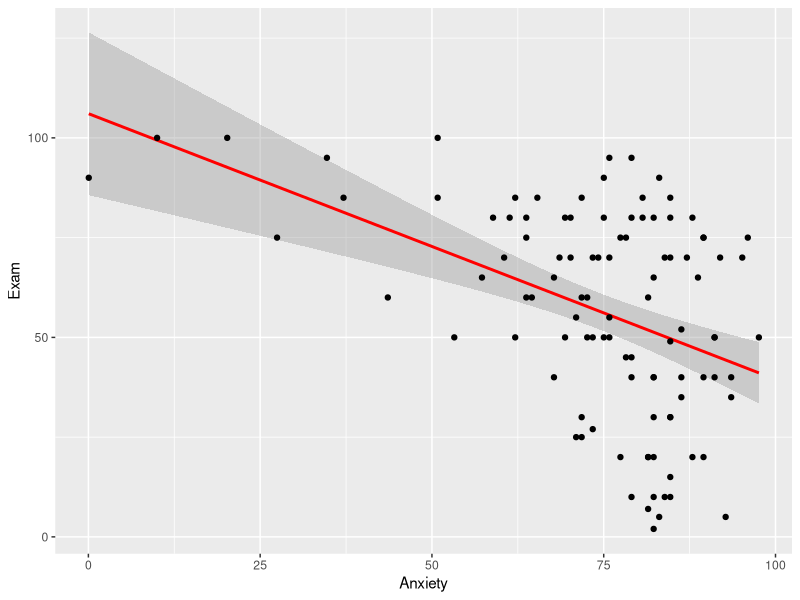
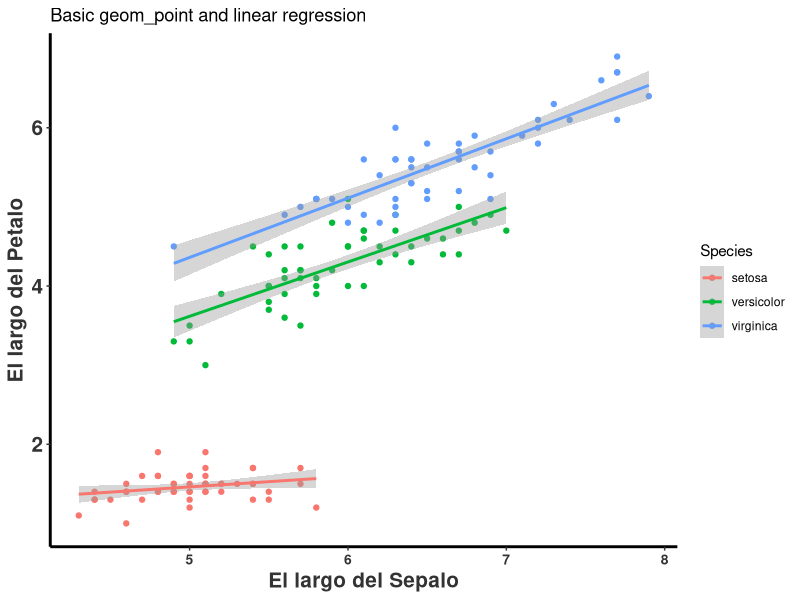
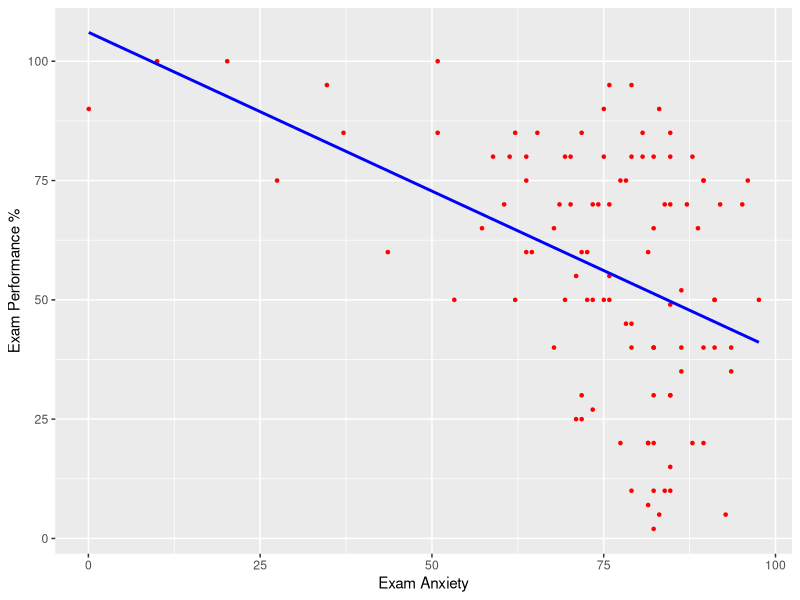
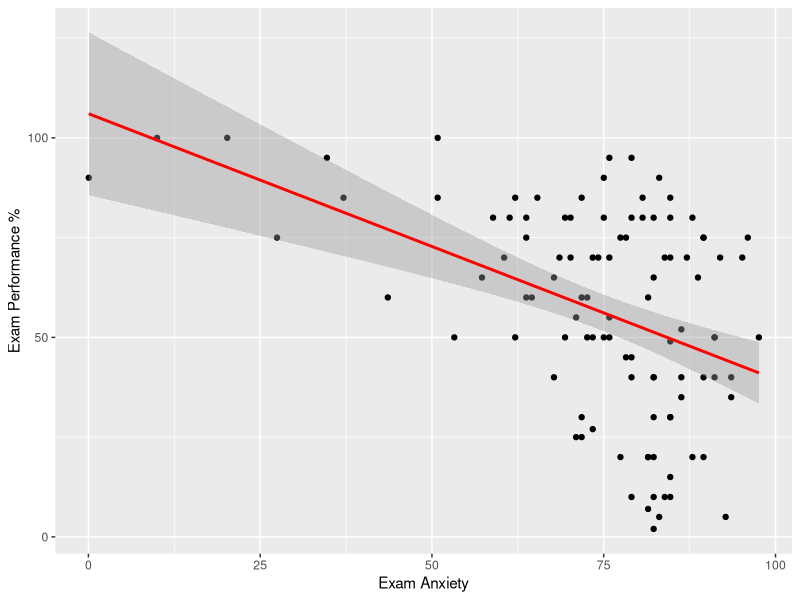
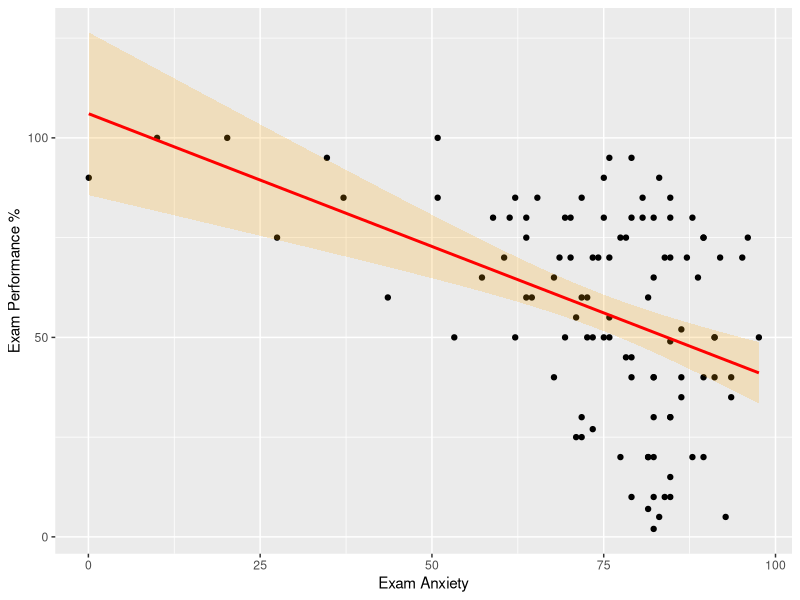
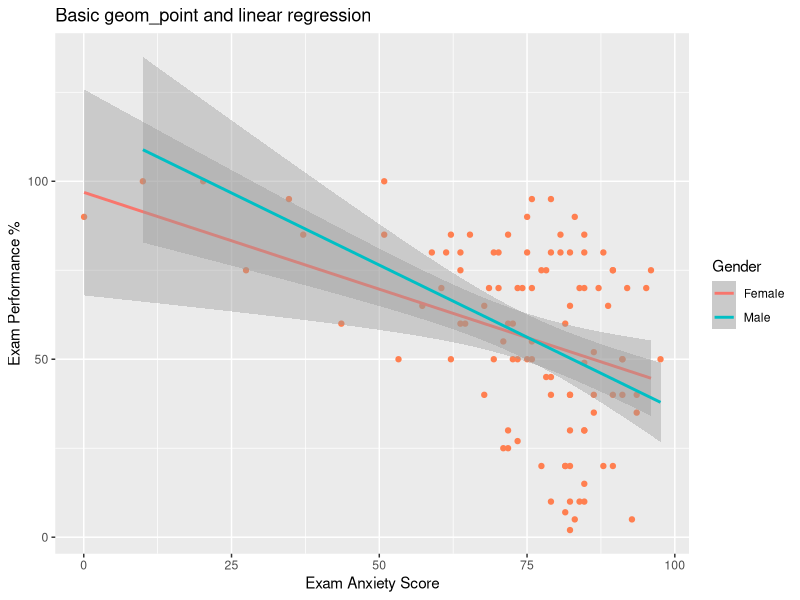
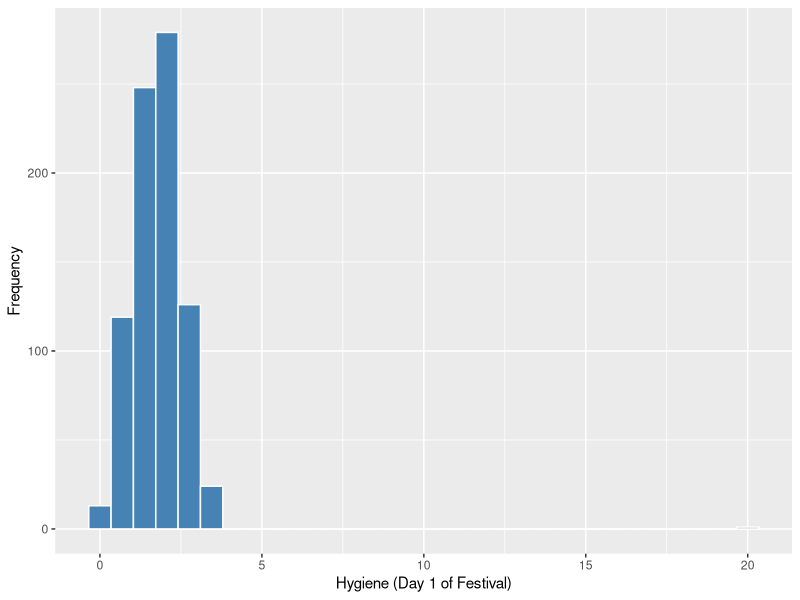
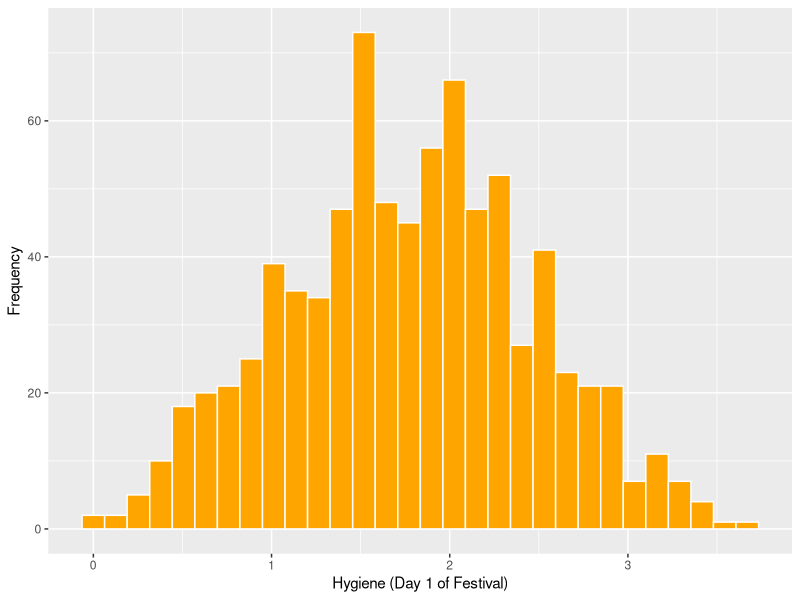

Write R code to recreate these figures, in order.
## ---- chunk 1
library(ggplot2)
## ---- chunk 2
library(tidyverse)

rlt_theme <- theme(axis.title.y = element_text(colour="grey20",size=15,face="bold"),
        axis.text.x = element_text(colour="grey20",size=10, face="bold"),
        axis.text.y = element_text(colour="grey20",size=15,face="bold"),  
        axis.title.x = element_text(colour="grey20",size=15,face="bold"))+
  theme(
  # Remove panel border
  panel.border = element_blank(),  
  # Remove panel grid lines
  panel.grid.major = element_blank(),
  panel.grid.minor = element_blank(),
  # Remove panel background
  panel.background = element_blank(),
  # add thicker border lines
    axis.line.x = element_line(colour = "black", size = 1),
    axis.line.y = element_line(colour = "black", size = 1)
  )

# The palette with grey:
cbPalette1 <- c("#999999", "#E69F00", "#56B4E9", "#009E73", "#F0E442", "#0072B2", "#D55E00", "#CC79A7")

# The palette with black:
cbPalette2 <- c("#000000", "#E69F00", "#56B4E9", "#009E73", "#F0E442", "#0072B2", "#D55E00", "#CC79A7")

# To use for fills, add
#  scale_fill_manual(values=cbPalette)

# To use for line and point colors, add
  #scale_colour_manual(values=cbPalette)

## ---- chunk 3
colorize <- function(x, color) {
  if (knitr::is_latex_output()) {
    sprintf("\\textcolor{%s}{%s}", color, x)
  } else if (knitr::is_html_output()) {
    sprintf("<span style='color: %s;'>%s</span>", color, 
      x)
  } else x
}

#`r colorize("some words in red", "red")`
## ---- chunk 4
library(readr)
Exam_Anxiety <- read_csv("Data_files_csv/Exam Anxiety.csv")
## ---- chunk 5
head(Exam_Anxiety)
tail(Exam_Anxiety)
## ---- chunk 6
names(Exam_Anxiety)
## ---- chunk 7

ggplot(Exam_Anxiety, aes(y=Exam, x=Anxiety))+ 
  geom_smooth(method=lm, colour="red")+
  geom_point()# linear model

## ---- chunk 8
tail(iris)


ggplot(iris, aes(Sepal.Length, Petal.Length,colour=Species)) +
      geom_point(aes(col = Species)) +
  geom_smooth(method="lm") +  
  labs(x = "El largo del Sepalo", y = "El largo del Petalo")+
  ggtitle("Basic geom_point and linear regression")+
  rlt_theme

## ---- chunk 9
ggsave("Iris_size.png") # .tiff, .png, .jpeg, .jpg

## ---- chunk 10


scatter <- ggplot(Exam_Anxiety, aes(Anxiety, Exam))
scatter + geom_point(shape=20, colour="red") + 
          geom_smooth(method = "lm", colour = "blue", se = F) +  # se = F, remueve el intervalo de confianza
  labs(x = "Exam Anxiety", y = "Exam Performance %")

## ---- chunk 11
scatter <- ggplot(Exam_Anxiety, aes(Anxiety, Exam))
scatter + geom_point() + 
          geom_smooth(method = "lm", colour = "Red")+ 
  labs(x = "Exam Anxiety", y = "Exam Performance %") 
## ---- chunk 12
scatter <- ggplot(Exam_Anxiety, aes(Anxiety, Exam))
scatter + geom_point() + 
  geom_smooth(method = "lm", colour = "Red", alpha = 0.2, fill = "orange") + 
  labs(x = "Exam Anxiety", y = "Exam Performance %") 
## ---- chunk 13

ggplot(Exam_Anxiety, aes(y=Exam, x=Anxiety, colour=Gender))+ 
  geom_point(colour="coral")+
  geom_smooth(method="lm") +  # lm (linear model) es para modelos lineales 
  labs(x = "Exam Anxiety Score", y = "Exam Performance %")+
  ggtitle("Basic geom_point and linear regression")

## ---- chunk 14
library(readr)
DownloadFestival <- read_csv("Data_files_csv/DownloadFestival.csv")

FD=DownloadFestival

## ---- chunk 15
head(FD, n=2)
tail(FD)

## ---- chunk 16
 ggplot(FD, aes(day1))+ 
  geom_histogram(colour="white", fill="steelblue") + 
  labs(x = "Hygiene (Day 1 of Festival)", y = "Frequency")
 
 
 
## ---- chunk 17
summary(DownloadFestival)

## ---- chunk 18
Festivalday1=subset(DownloadFestival, day1<5)
summary(Festivalday1)
## ---- chunk 19
festivalHistogram <- ggplot(Festivalday1, aes(day1))
festivalHistogram + 
  geom_histogram(fill="orange", colour="white") + 
  labs(x = "Hygiene (Day 1 of Festival)", y = "Frequency")

## ---- chunk 20

festivalBoxplot <- ggplot(Festivalday1, aes(x=1,y=day1))
festivalBoxplot + geom_boxplot() + labs(x = "Gender", y = "Hygiene (Day 1 of Festival)")


## ---- chunk 21

festivalBoxplot <- ggplot(Festivalday1, aes(x=gender,y=day2, colour=gender))
festivalBoxplot + 
  geom_point()+
  geom_boxplot(fill="yellow", alpha=0.1) + 
  labs(x = "Genero", y = "Higiene (Día 2 del Festival)")


## ---- chunk 22

Valoressesgados<-function(variable, digits = 2){
  
  zvariable<-(variable-mean(variable, na.rm = TRUE))/sd(variable, na.rm = TRUE)
  
  IC95<-abs(zvariable) >= 1.96  # error de 95%
  IC99<-abs(zvariable) >= 2.58   # error de 99%
  IC999<-abs(zvariable) >= 3.29  # error de 99.9%
  
  ncases<-length(na.omit(zvariable))
  
  percentaje95<-round(100*length(subset(IC95, IC95 == TRUE))/ncases, digits)
  percentaje99<-round(100*length(subset(IC99, IC99 == TRUE))/ncases, digits)
  percentaje999<-round(100*length(subset(IC999, IC999 == TRUE))/ncases, digits)
  
  cat("Valor absoluto z-score mayor de 1.96 = ", percentaje95, "%", "\n")
  cat("Valor absoluto z-score mayor de 2.58 = ",  percentaje99, "%", "\n")
  cat("Valor absoluto z-score mayor de 3.29 = ",  percentaje999, "%", "\n")
}

Valoressesgados(FD$day3)
## ---- chunk 23

library(Hmisc) # Se necesita este paquete para poner los intervalos de confianza

library(readr)
Hiccups <- read_csv("Data_files_csv/Hiccups.csv")
head(Hiccups, n=2)
## ---- chunk 24

hiccups<-stack(Hiccups) # organizar los datos en dos columnas con la función **stack**


names(hiccups)=c("Num_Hiccups","Intervention") # Cambiar el nombre de las columnas

head(hiccups)
## ---- chunk 25
ggplot(hiccups, aes(y=Num_Hiccups,x=Intervention))+ 
  stat_summary(fun.y = "mean", geom = "point") + 
  stat_summary(fun.y = "mean", geom = "line", aes(group = 1),colour = "Red", linetype = "dashed") +      
  stat_summary(fun.data = mean_cl_boot, geom = "errorbar", width = 0.2, colour="blue") + 
  labs(x = "Intervention", y = "Mean Number of Hiccups")
## ---- chunk 26
stem(Exam_Anxiety$Anxiety)

ggplot(Exam_Anxiety, aes(Anxiety))+
  geom_histogram()
## ---- chunk 27
#library(aplpack)
## ---- chunk 28
#stem.leaf(co2)
#stem.leaf.backback(Exam_Anxiety$Anxiety[1:30],Exam_Anxiety$Anxiety[31:60])
